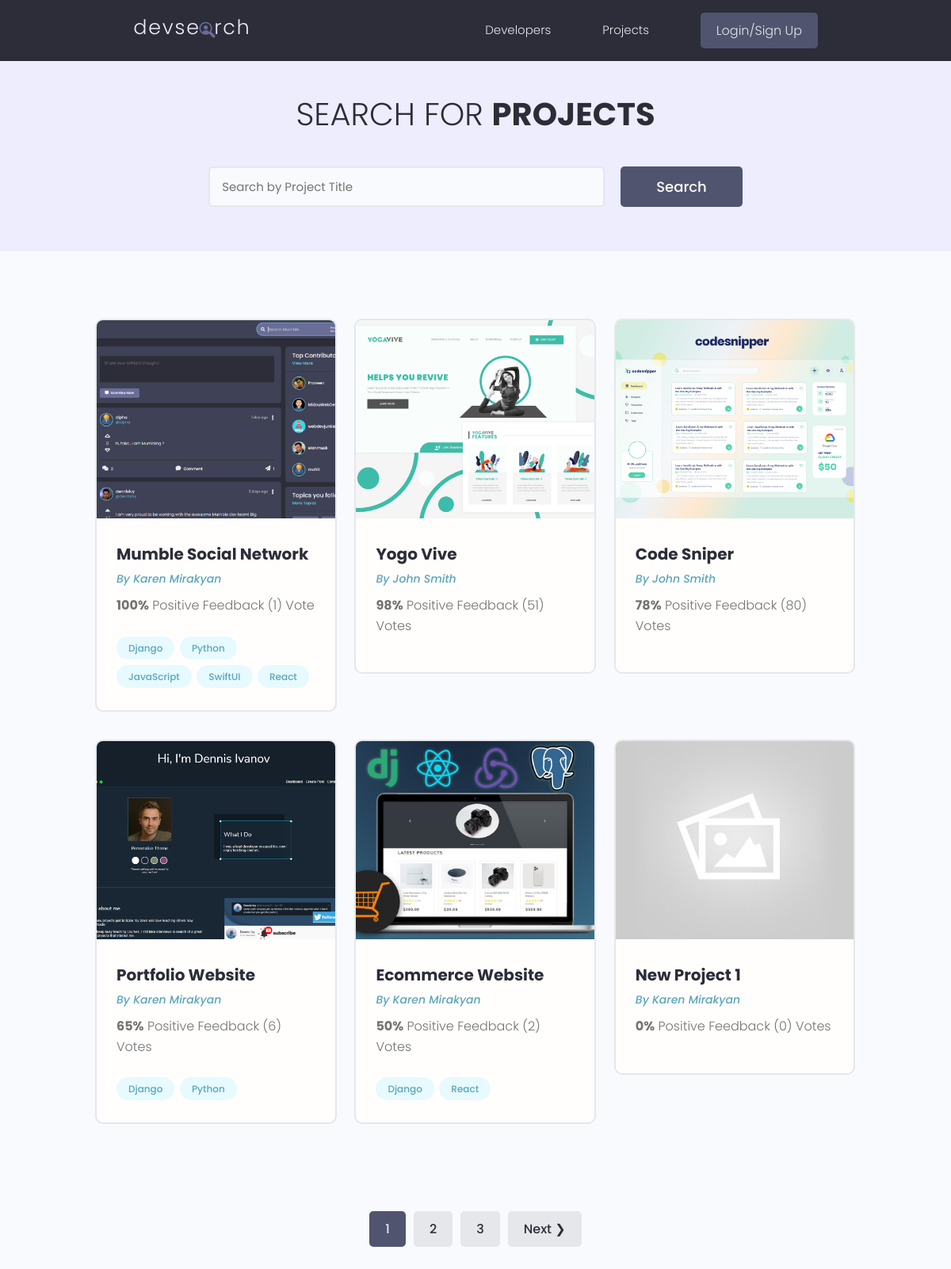
The app's page /projects/, older data.
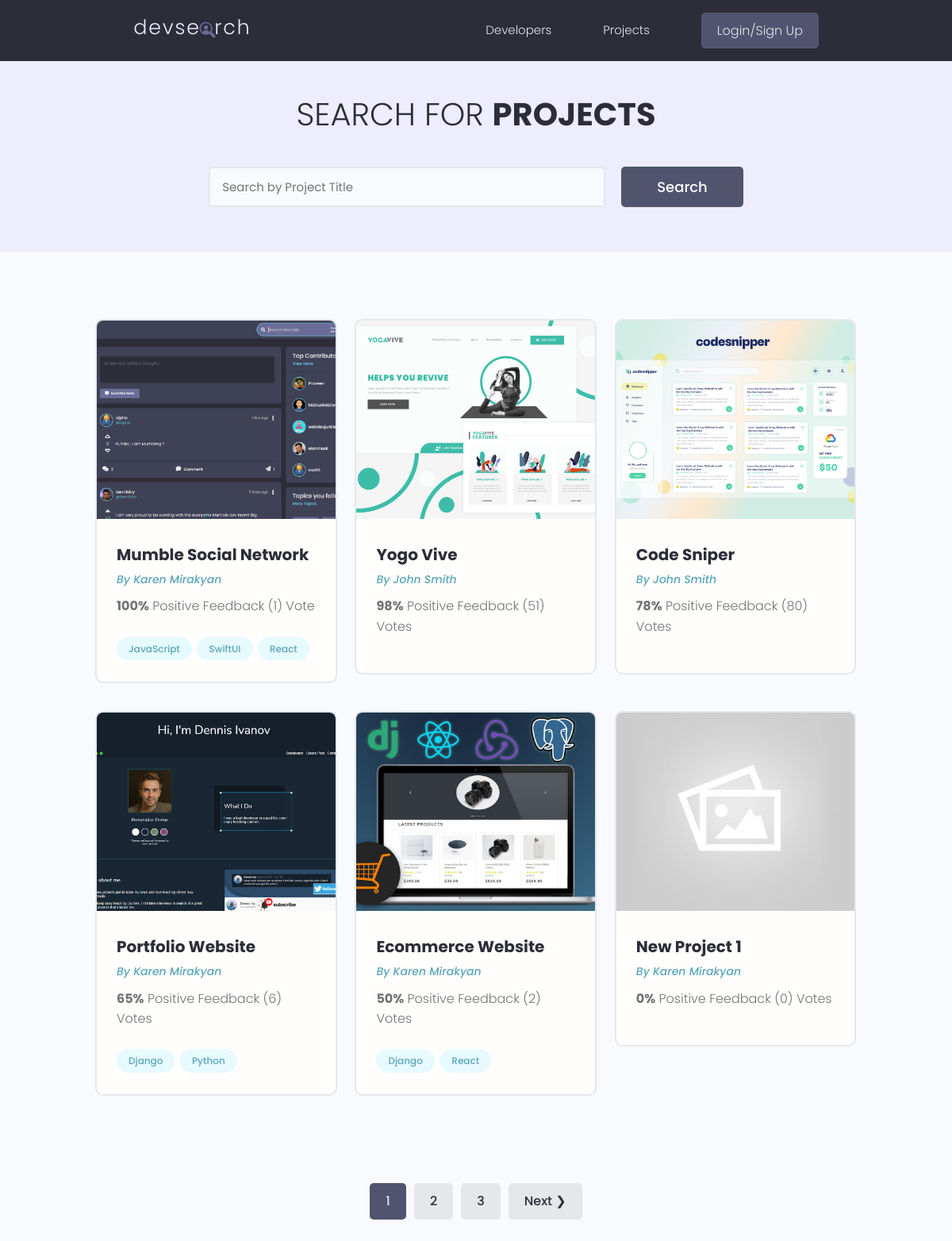
The same page, newer data.
### projects/models.py (models this page shows, shortened)
class Project(models.Model):
    id = models.UUIDField(default=uuid.uuid4, unique=True, primary_key=True, editable=False)
    owner = models.ForeignKey(Profile, null=True, blank=True, on_delete=models.CASCADE)
    title = models.CharField(max_length=200)
    description = models.TextField(null=True, blank=True)
    featured_image = models.ImageField(null=True, blank=True, default='default.jpg')
    demo_link = models.CharField(max_length=2000, null=True, blank=True)
    source_link = models.CharField(max_length=2000, null=True, blank=True)
    tags = models.ManyToManyField('Tag', blank=True)
    vote_total = models.IntegerField(default=0, null=True, blank=True)
    vote_ratio = models.IntegerField(default=0, null=True, blank=True)
    created = models.DateTimeField(auto_now_add=True)
    class Meta:
        ordering = ['-vote_ratio', '-vote_total', 'title']
    @property
    def image_url(self):
        try:
            url = self.featured_image.url
        except:
            url = ''
        return url

class Tag(models.Model):
    name = models.CharField(max_length=200)
    created = models.DateTimeField(auto_now_add=True)
    id = models.UUIDField(default=uuid.uuid4, unique=True, primary_key=True, editable=False)
    def __str__(self):
        return self.name

### users/models.py (models this page shows, shortened)
class Profile(models.Model):
    user = models.OneToOneField(User, on_delete=models.CASCADE, null=True, blank=True)
    name = models.CharField(max_length=200, blank=True, null=True)
    username = models.CharField(max_length=200, blank=True, null=True)
    location = models.CharField(max_length=200, blank=True, null=True)
    email = models.EmailField(max_length=200, blank=True, null=True)
    short_intro = models.CharField(max_length=200, blank=True, null=True)
    bio = models.TextField(blank=True, null=True)
    profile_image = models.ImageField(null=True, blank=True, upload_to='profiles/', default='profiles/user-default.png')
    social_github = models.CharField(max_length=200, blank=True, null=True)
    social_twitter = models.CharField(max_length=200, blank=True, null=True)
    social_linkedin = models.CharField(max_length=200, blank=True, null=True)
    social_youtube = models.CharField(max_length=200, blank=True, null=True)
    social_website = models.CharField(max_length=200, blank=True, null=True)
    created = models.DateTimeField(auto_now_add=True)
    id = models.UUIDField(default=uuid.uuid4, unique=True, primary_key=True, editable=False)
    class Meta:
        ordering = ['created']

### projects/views.py (the view)
# urls.py: path('projects/', views.get_projects),
def projects(request):
    projects, search_query = search_project(request)
    custom_range, projects = paginate_projects(request, projects, 6)
    context = {
        'projects': projects,
        'search_query': search_query,
        'custom_range': custom_range,
    }
    return render(request, 'projects/projects.html', context)

### projects/utils.py (called while the page is built)
def search_project(request):
    search_query = ''
    if request.GET.get('search_query'):
        search_query = request.GET.get('search_query')
    tags = Tag.objects.filter(name__icontains=search_query)
    projects = Project.objects.distinct().filter(
        Q(title__icontains=search_query) |
        Q(description__icontains=search_query) |
        Q(owner__name__icontains=search_query) |
        Q(tags__in=tags)
    )
    return projects, search_query

def paginate_projects(request, projects, results):
    page = request.GET.get('page')
    results = results
    paginator = Paginator(projects, results)
    try:
        projects = paginator.page(page)
    except PageNotAnInteger:
        page = 1
        projects = paginator.page(page)
    except EmptyPage:
        page = paginator.num_pages
        projects = paginator.page(page)
    left_index = (int(page) - 4)
    right_index = (int(page) + 5)
    if left_index < 1:
        left_index = 1
    if right_index > paginator.num_pages:
        right_index = paginator.num_pages + 1
    custom_range = range(left_index, right_index)
    return custom_range, projects

### projects/templates/projects/projects.html (shortened to what this page needs)
{%  extends 'main.html' %}
{%  block content %}
  <main class="projects">
    <section class="hero-section text-center">
      <div class="container container--narrow">
        <div class="hero-section__box">
          <h2>Search for <span>Projects</span></h2>
        </div>
        <div class="hero-section__search">
          <form id="searchForm" class="form" action="{% url 'projects' %}" method="get">
            <div class="form__field">
              <input class="input input--text" id="formInput#search" type="text" name="search_query"
                value="{{ search_query }}" placeholder="Search by Project Title" />
            </div>
            <input class="btn btn--sub btn--lg" type="submit" value="Search" />
          </form>
        </div>
      </div>
    </section>
    <section class="projectsList">
      <div class="container">
        <div class="grid grid--three">
            {% for project in projects %}
                <div class="column">
            <div class="card project">
              <a href="{% url 'project' project.id %}" class="project">
                <img class="project__thumbnail" src="{{ project.image_url}}" alt="project thumbnail" />
                <div class="card__body">
                  <h3 class="project__title">{{ project.title}}</h3>
                  <p><a class="project__author" href="{% url 'user-profile' project.owner.id %}">By {{ project.owner.name }}</a></p>
                  <p class="project--rating">
                    <span style="font-weight: bold;">{{ project.vote_ratio }}%</span> Positive
                      Feedback ({{ project.vote_total}}) Vote{{ project.vote_total|pluralize:'s' }}
                  </p>
                  <div class="project__tags">
                      {% for tag in project.tags.all %}
                          <span class="tag tag--pill tag--main">
                              <small>{{ tag }}</small>
                          </span>
                      {% endfor %}
                  </div>
                </div>
              </a>
            </div>
          </div>
            {% endfor %}
        </div>
      </div>
    </section>
    {% include 'pagination.html' with queryset=projects %}
  </main>
{% endblock %}

Row changes from the older to the newer data that the page shows:
changed Project "Mumble Social Network": loses Tag (name "Django"); loses Tag (name "Python")
